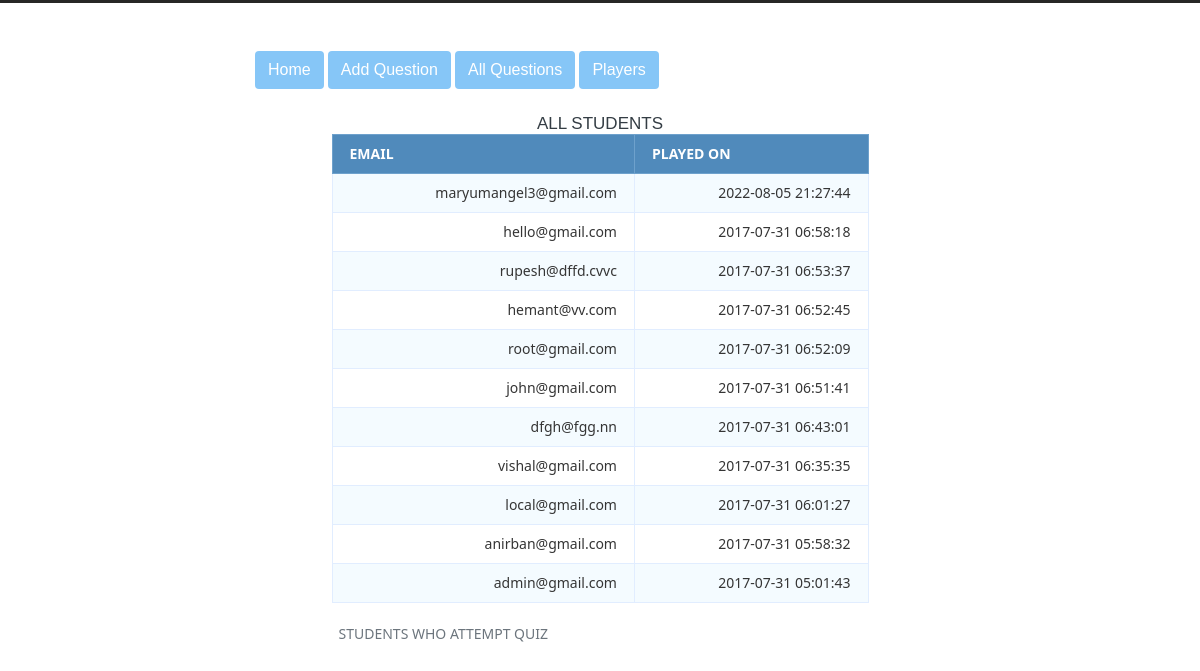
The page /Final_project/Final_project/players.php on the database its author committed.
### tables this page shows
CREATE TABLE `user` (
  `id` int(11) NOT NULL,
  `email` varchar(225) NOT NULL,
  `played_on` varchar(225) NOT NULL,
  `score` int(11) NOT NULL DEFAULT 0
);

### Final_project/Final_project/players.php (the view, shortened to what this page needs)
<?php include "db_connect.php";
include "link.php";
?>
<!DOCTYPE html>
<html>
	<head>
		<link rel="stylesheet" type="text/css" href="css/style.css">
		<link rel="stylesheet" type="text/css" href="css/style1.css">
	</head>
	<body>
		<header class="bg-white">
			<div class="container mt-5 mb-4">
				<a href="adminhome.php" class="btn">Home</a>
				<a href="add.php" class="btn">Add Question</a>
				<a href="allquestions.php" class="btn">All Questions</a>
				<a href="players.php" class="btn">Players</a>
			</div>
		</header>
	<h1> All STUDENTS</h1>
	<table class="data-table">
		<caption class="title">STUDENTS WHO ATTEMPT QUIZ</caption>
		<thead>
			<tr>
			<th>Email</th>
			<th>Played On</th>
			</tr>
		</thead>
		<tbody>
		<?php
            $query = "SELECT * FROM user ORDER BY played_on DESC";
            $select_players = mysqli_query($conn, $query) or die(mysqli_error($conn));
            if (mysqli_num_rows($select_players) > 0 ) {
            while ($row = mysqli_fetch_array($select_players)) {
                $email = $row['email'];
                $played_on = $row['played_on'];
                echo "<tr>";
                echo "<td>$email</td>";
                echo "<td>$played_on</td>";
                echo "</tr>";
             }
         }
        ?>
		</tbody>
	</table>
</body>
</html>

### Final_project/Final_project/css/style.css (style rules this page uses)
body { font-family: arial; font-size: 15px; line-height: 1.6em; background-color: white; }
a { text-decoration: none; }
.container { width: 60%; margin: 0 auto; overflow: auto; background-color: white; }
header { border-top: 3px #272726 solid; background: #86c6f7; color: white; }

### Final_project/Final_project/css/style1.css (style rules this page uses)
body { font-size: 15px; color: #343d44; font-family: "segoe-ui", "open-sans", tahoma, arial; padding: 0; margin: 0; }
table { margin: auto; font-family: "Lucida Sans Unicode", "Lucida Grande", "Segoe Ui"; font-size: 12px; }
h1 { margin: 25px auto 0; text-align: center; text-transform: uppercase; font-size: 17px; }
table td { transition: all .5s; }
.data-table { border-collapse: collapse; font-size: 14px; min-width: 537px; }
.data-table th, .data-table td { border: 1px solid #e1edff; padding: 7px 17px; }
.data-table caption { margin: 7px; }
.data-table thead th { background-color: #508abb; color: #FFFFFF; border-color: #6ea1cc !important; text-transform: uppercase; }
.data-table tbody td { color: #353535; }
.data-table tbody td:first-child, .data-table tbody td:nth-child(4), .data-table tbody td:last-child { text-align: right; }
.data-table tbody tr:nth-child(odd) td { background-color: #f4fbff; }

### Final_project/Final_project/players.php (style rules this page uses)
.btn { color:white; background-color:rgb(134, 198, 247); }

### rows shown on the page
user: email "maryumangel3@gmail.com", played_on "2022-08-05 21:27:44"
user: email "hello@gmail.com", played_on "2017-07-31 06:58:18"
user: email "rupesh@dffd.cvvc", played_on "2017-07-31 06:53:37"
user: email "hemant@vv.com", played_on "2017-07-31 06:52:45"
user: email "root@gmail.com", played_on "2017-07-31 06:52:09"
user: email "john@gmail.com", played_on "2017-07-31 06:51:41"
user: email "dfgh@fgg.nn", played_on "2017-07-31 06:43:01"
user: email "vishal@gmail.com", played_on "2017-07-31 06:35:35"
user: email "local@gmail.com", played_on "2017-07-31 06:01:27"
user: email "anirban@gmail.com", played_on "2017-07-31 05:58:32"
user: email "admin@gmail.com", played_on "2017-07-31 05:01:43"
